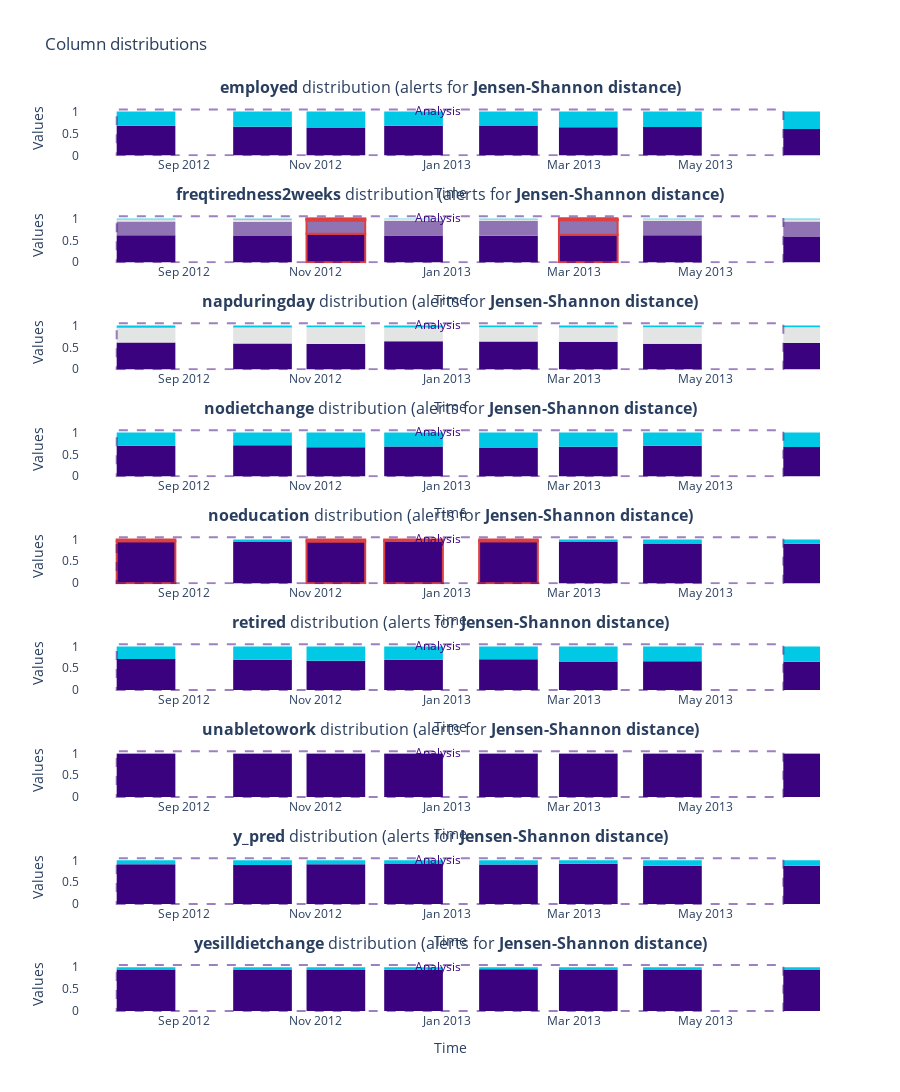

Notebook source saved alongside this figure:
### Code cell
figure = results.filter(column_names=results.categorical_column_names, methods=['jensen_shannon']).plot(kind='distribution')
figure.show()
